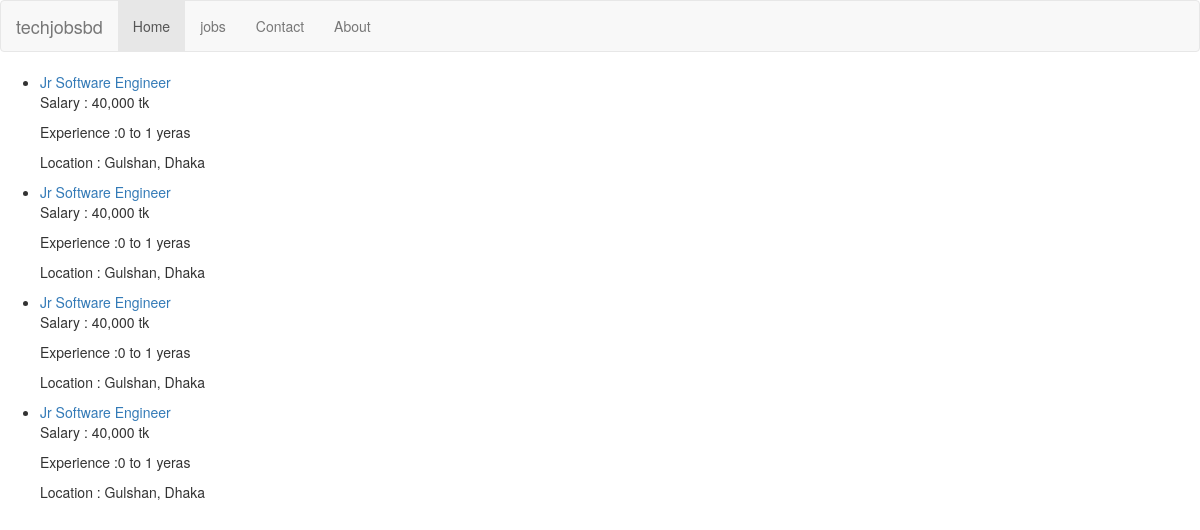
Page /jobs/all/ on the committed database.
### jobs/models.py (models this page shows, shortened)
class JobPost(models.Model):
    company = models.ForeignKey(Company, on_delete=models.CASCADE)
    job_category = models.ForeignKey(Category, null=True, on_delete=models.SET_NULL)
    job_title = models.CharField(max_length=50)
    slug = models.SlugField(max_length=50)
    vacancy = models.IntegerField()
    job_nature = models.CharField(max_length=50)
    job_description = models.TextField()
    job_requirement = models.TextField()
    educational_requirement = models.CharField(max_length=200)
    experience_needed = models.CharField(max_length=50)
    age_range = models.CharField(max_length=50)
    job_location = models.CharField(max_length=200)
    salary_range = models.CharField(max_length=50)
    apply_instruction = models.TextField()
    job_posted_date = models.DateField(auto_now_add=True)
    job_deadline = models.DateField()
    def slug(self):
        return slugify(self.job_title)

### jobs/views.py (the view)
class JobIndexView(generic.ListView):
    template_name = 'jobs/job_index.html'
    context_object_name = 'all_jobs'  # replacing default 'object_list' name to 'all_jobs' for front end
    def get_queryset(self):
        return JobPost.objects.all()

### jobs/templates/jobs/job_index.html
{% extends 'jobs/base.html' %}
{% block body %}
    <ul>
        {% for job in all_jobs %}
            <li>
                <a href="{% url 'jobs:detail' job.id %}">{{ job.job_title }}</a>
                <p> Salary : {{ job.salary_range }}</p>
                <p> Experience :{{ job.experience_needed }}</p>
                <p>Location : {{ job.job_location }}</p>
            </li>
        {% endfor %}
    </ul>
{% endblock %}

### rows in the picture
JobPost: job_title "Jr Software Engineer", salary_range "40,000 tk", experience_needed "0 to 1 yeras", job_location "Gulshan, Dhaka"
JobPost: job_title "Jr Software Engineer", salary_range "40,000 tk", experience_needed "0 to 1 yeras", job_location "Gulshan, Dhaka"
JobPost: job_title "Jr Software Engineer", salary_range "40,000 tk", experience_needed "0 to 1 yeras", job_location "Gulshan, Dhaka"
JobPost: job_title "Jr Software Engineer", salary_range "40,000 tk", experience_needed "0 to 1 yeras", job_location "Gulshan, Dhaka"
